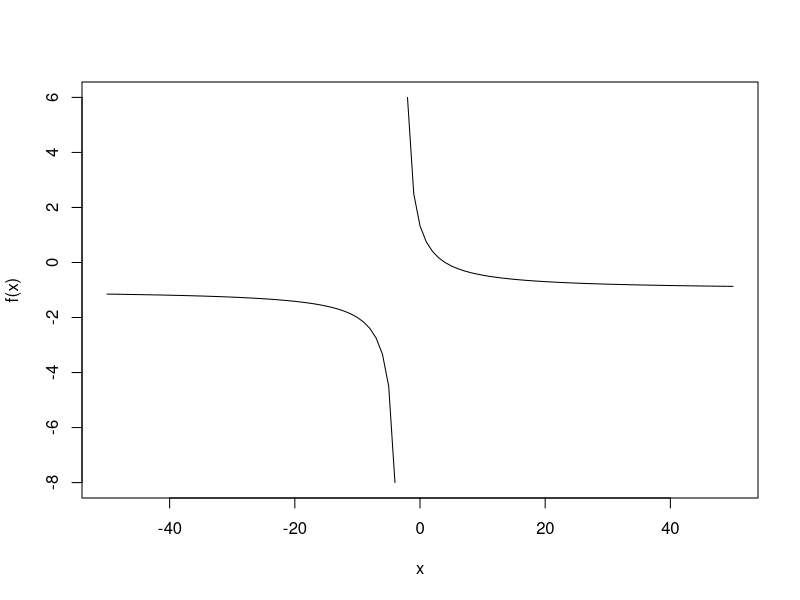

This figure's R source:
## ---- chunk 1
n.3 = function(x){return((4-x)/(3+x))}

x.seq = seq(-50, 50)

plot(x.seq, n.3(x.seq), type="l", xlab="x", ylab="f(x)")
